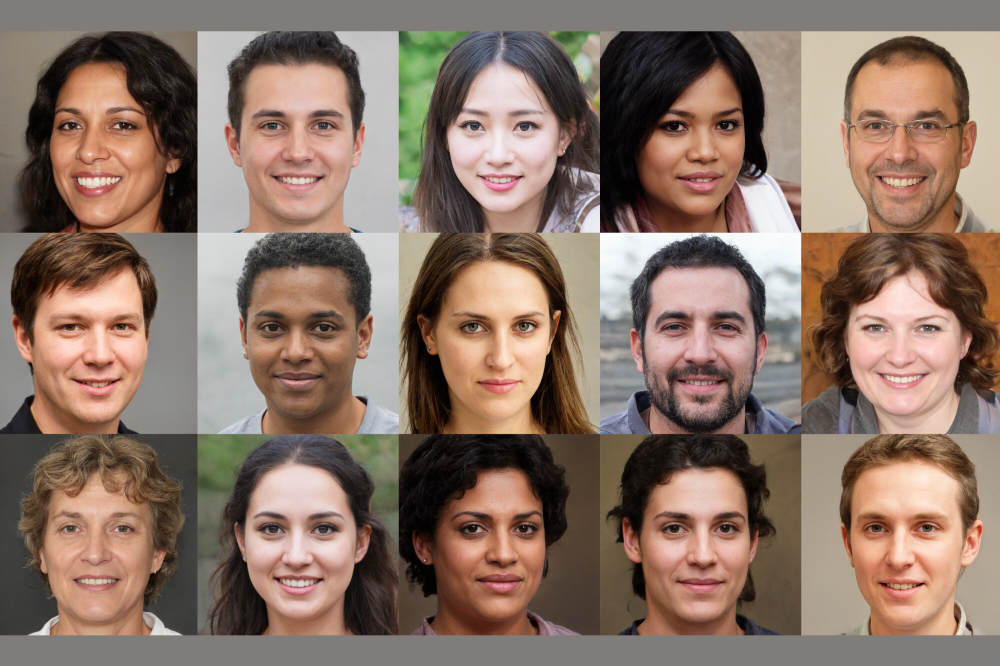
#> input picture images/face.jpg, 2000 x 1331 px (shown at 1/2 size)
$ python fundamental_function.py
#> lines starting #> are read from the running program, lines starting #| are printed output that depends on the picture; after the words box and inside, x2 and y2 are one past the last pixel; in counts of white or black regions, pixels touching at a corner belong together
import cv2

# Load the image
img = cv2.imread('images/face.jpg')
#> img is the input picture: shape (1331, 2000, 3); mean B, G, R 102.6, 115.7, 138.6

print(f"size of orginal image  {img.size}")
#| size of orginal image  7986000
print(f"shape of orginal image  {img.shape}")
#| shape of orginal image  (1331, 2000, 3)
print("------------------------------------------")

# convert to Grag
imgGray = cv2.cvtColor(img, cv2.COLOR_BGR2GRAY)
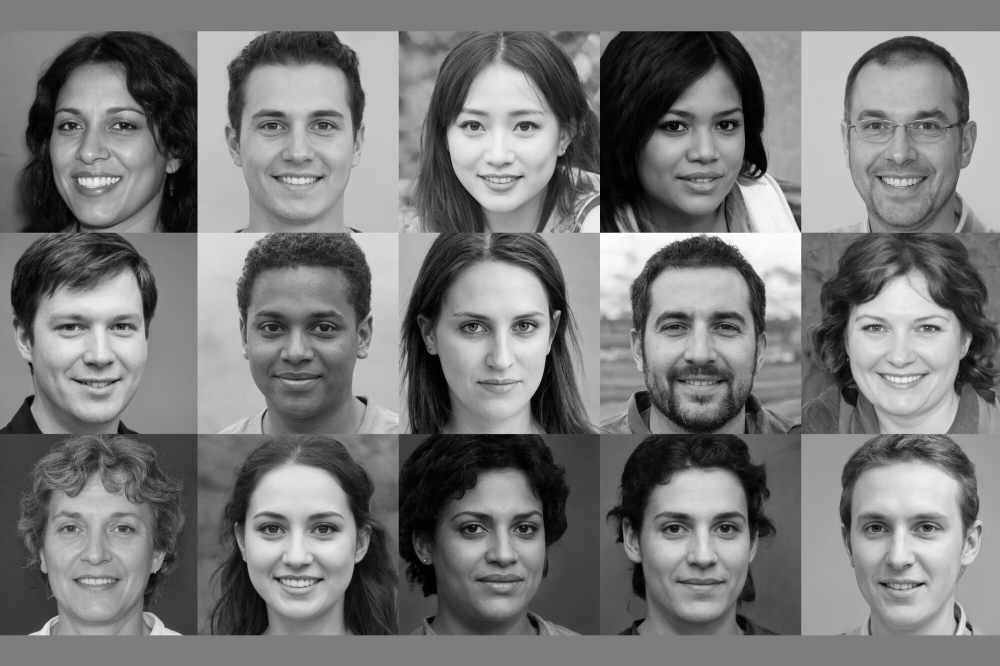
#> imgGray: shape (1331, 2000) (shown at 1/2 size); min 0, max 255, mean 121.1

print(f"size of gray image  {imgGray.size}")
#| size of gray image  2662000
print(f"shape of gray image  {imgGray.shape}")
#| shape of gray image  (1331, 2000)
print("------------------------------------------")

# Make to Blur
imgBlur = cv2.GaussianBlur(imgGray,(15,15),0)

print(f"size of blur image  {imgBlur.size}")
#| size of blur image  2662000
print(f"shape of blur image  {imgBlur.shape}")
#| shape of blur image  (1331, 2000)
print("------------------------------------------")

# Make to Canny
imgCanny = cv2.Canny(imgGray,150,150)
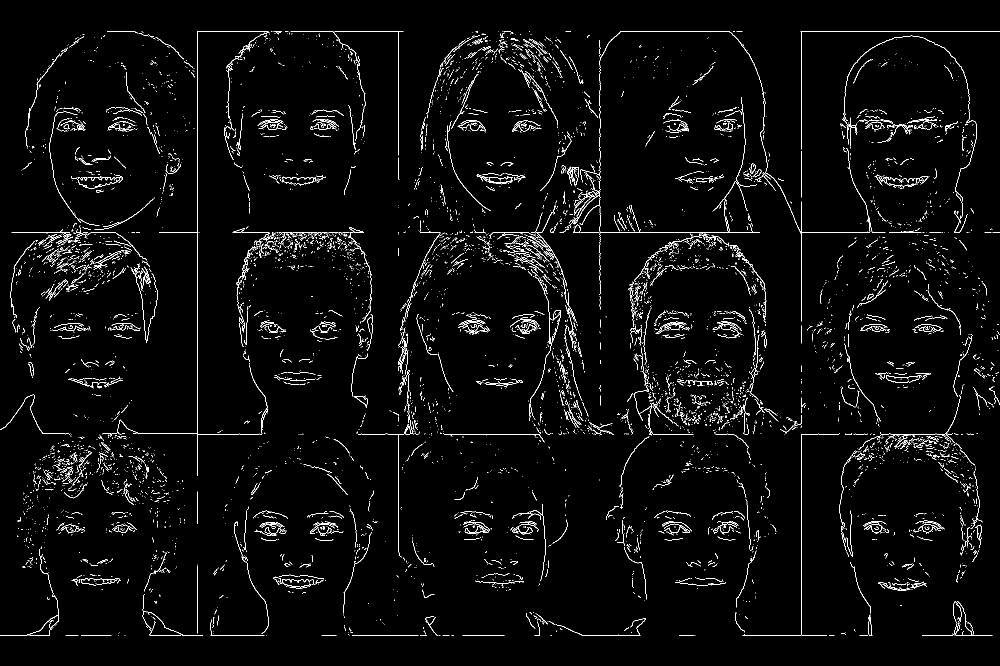
#> imgCanny: shape (1331, 2000) (shown at 1/2 size); 2.8% white in thin lines or dots

print(f"size of canny image  {imgCanny.size}")
#| size of canny image  2662000
print(f"shape of canny image  {imgCanny.shape}")
#| shape of canny image  (1331, 2000)
print("------------------------------------------")

# Crop the image
imgCropped = img[0:460,0:390]
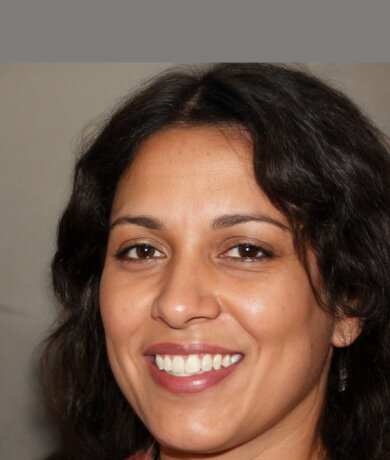
#> imgCropped: shape (460, 390, 3); mean B, G, R 73.7, 87.4, 112.2

print(f"size of canny image  {imgCropped.size}")
#| size of canny image  538200
print(f"shape of canny image  {imgCropped.shape}")
#| shape of canny image  (460, 390, 3)
print("------------------------------------------")


cv2.imshow('face', img)
cv2.imshow('gray of face', imgGray)
cv2.imshow('blur of face', imgBlur)
cv2.imshow('canny of face', imgCanny)
cv2.imshow('cropped face', imgCropped)


cv2.waitKey(0)
cv2.destroyAllWindows()

$ run again, with images/band.jpg copied over images/face.jpg
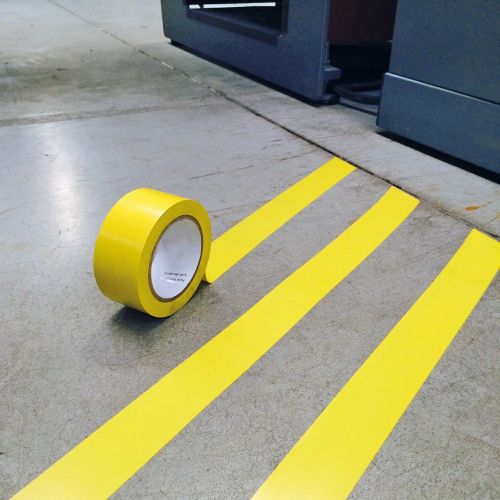
#> input picture images/band.jpg, 1000 x 1000 px (shown at 1/2 size)
#> img is the input picture: shape (1000, 1000, 3); mean B, G, R 124.6, 156.8, 157.5
#| size of orginal image  3000000
#| shape of orginal image  (1000, 1000, 3)
#| size of gray image  1000000
#| shape of gray image  (1000, 1000)
#| size of blur image  1000000
#| shape of blur image  (1000, 1000)
#> `imgCanny = cv2.Canny(imgGray,150,150)`:
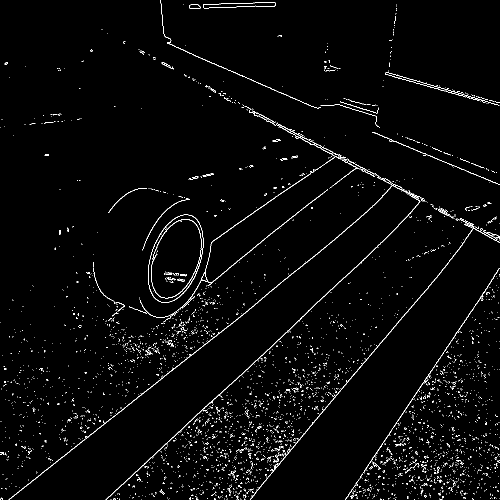
#> imgCanny: shape (1000, 1000) (shown at 1/2 size); 2.1% white in thin lines or dots
#| size of canny image  1000000
#| shape of canny image  (1000, 1000)
#> `imgCropped = img[0:460,0:390]`:
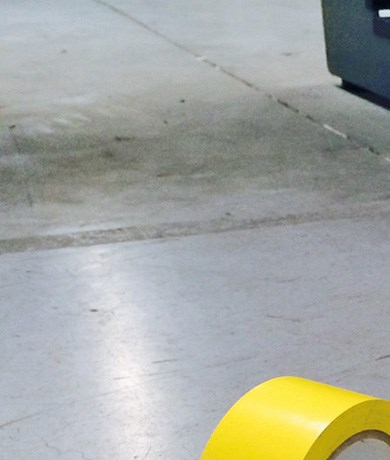
#> imgCropped: shape (460, 390, 3); mean B, G, R 161.2, 168.3, 165.5
#| size of canny image  538200
#| shape of canny image  (460, 390, 3)
